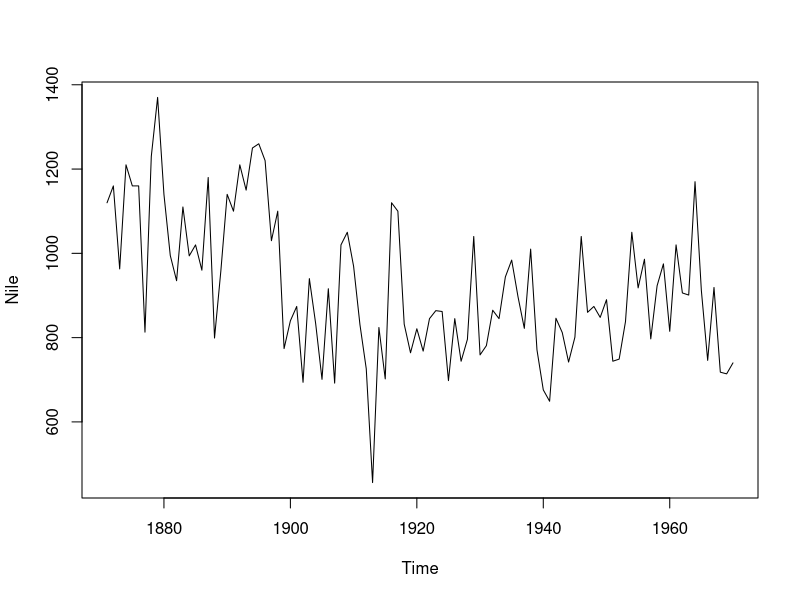
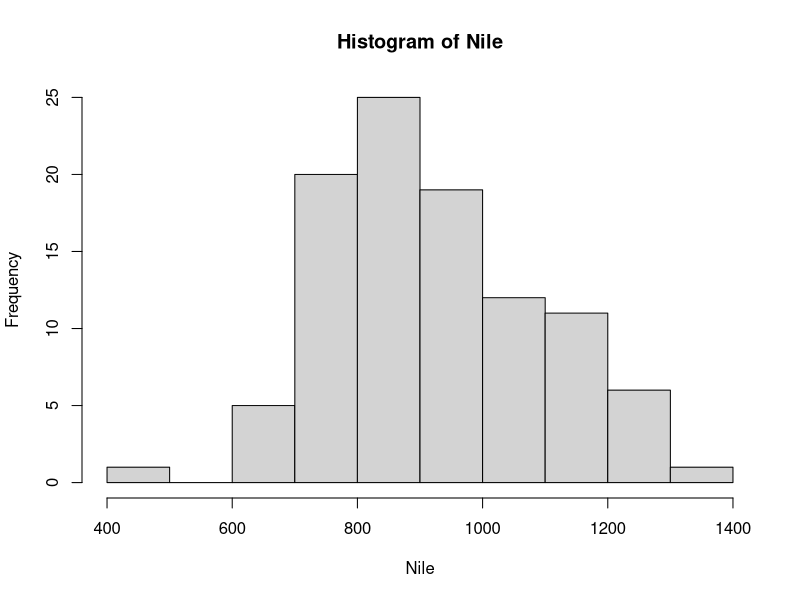
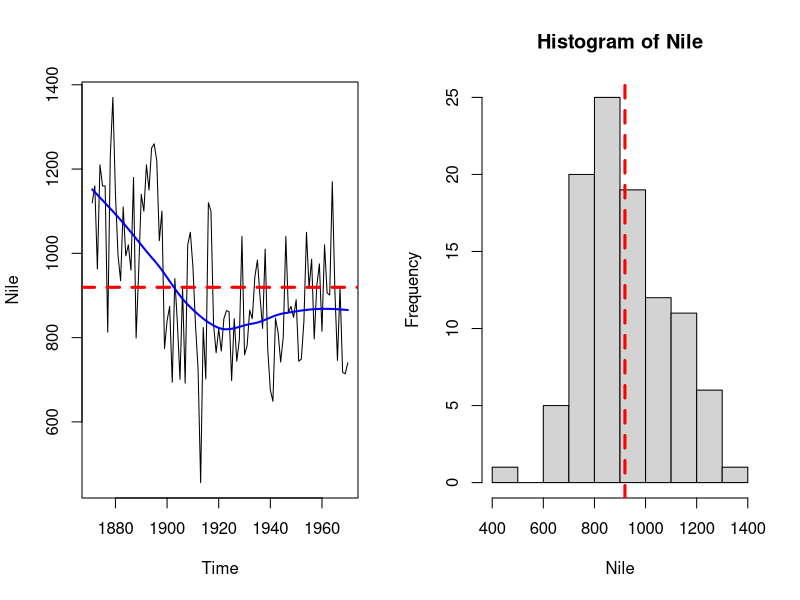
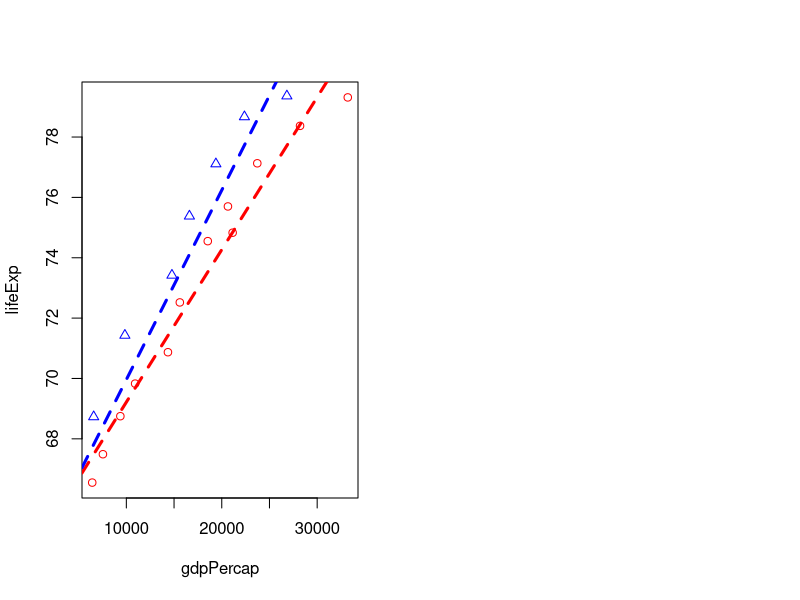
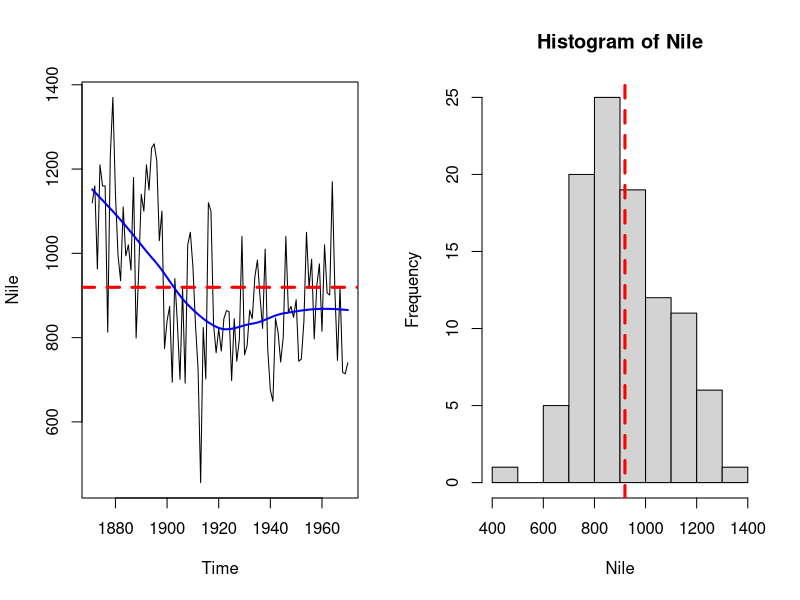

The R source for these figures, in order:
## ---- chunk 1
plot(Nile)
hist(Nile)
mean(Nile)
## ---- chunk 2
par(mfrow=c(1, 2))
plot(Nile)
abline(h = mean(Nile), col = "red", lwd = 3, lty = 2)
yrs <- attr(Nile, "tsp")
fit <- loess(Nile ~ seq(yrs[1], yrs[2], 1))
lines(seq(yrs[1], yrs[2]), fitted(fit), col = "blue", lwd = 2)
hist(Nile)
abline(v = mean(Nile), col = "red",  lwd = 3, lty = 2)
## ---- chunk 3
fig_Nile <- function() {
    par(mfrow=c(1, 2))
    plot(Nile, cex = .7)
    abline(h = mean(Nile), col = "red", lwd = 3, lty = 2)
    yrs <- attr(Nile,  "tsp")
    fit <- loess(Nile ~ seq(yrs[1], yrs[2], 1))
    lines(seq(yrs[1], yrs[2]), fitted(fit), col = "blue", lwd = 2)
    hist(Nile, cex = .7)
    abline(v = mean(Nile), col = "red",  lwd = 3, lty = 2)
}
## ---- chunk 4
make_pdf <- function(expr,  filename, ..., verbose = TRUE) {
    if (verbose) {
        message("Creating: ", filename)
    }
    pdf(file = filename, ...)
    on.exit(dev.off())
    eval.parent(substitute(expr))
}
## ---- chunk 5
make_pdf(fig_Nile(), "nile_flow.pdf", width = 6.5, height = 4)
## ---- chunk 6
## Create your own function that generates a plot and use it with make_pdf.

## If you are looking for some inspiration, the code below compares the change
## in life expectancy for Finland and Japan.
finland <- read.csv(file = "data-raw/Finland-gdp-percapita.csv")
japan <- read.csv(file="data-raw/Japan-gdp-percapita.csv")
plot(lifeExp ~ gdpPercap, data=finland, col="red")
fit_finland <- lm(lifeExp ~ gdpPercap, data=finland)
abline(fit_finland, col="red", lwd=3, lty=2)
points(japan$gdpPercap, japan$lifeExp, pch=2, col="blue")
fit_japan <- lm(lifeExp ~ gdpPercap, data=japan)
abline(fit_japan, col="blue", lwd=3, lty=2)

